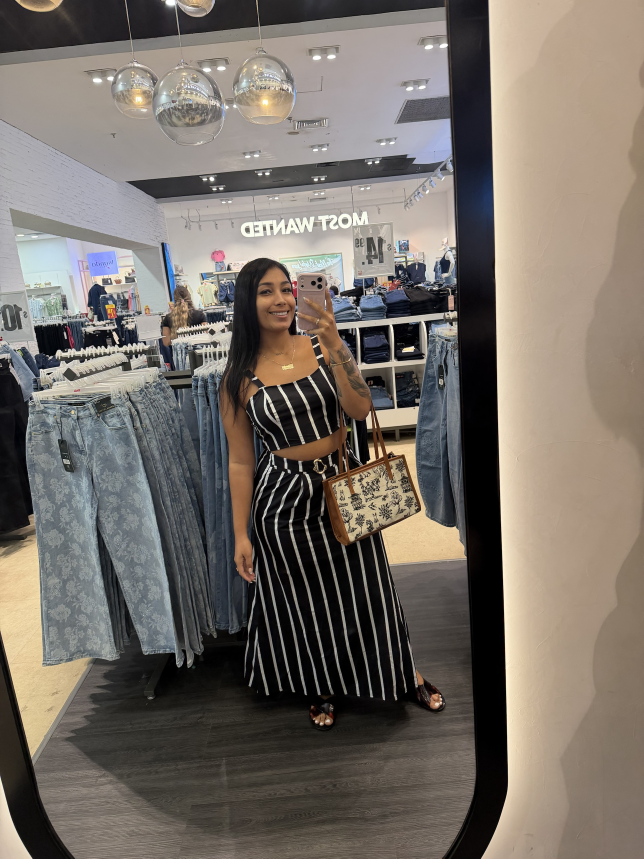
#> input picture imagenes/foto-original.jpg, 1932 x 2576 px, found by its file name (shown at 1/3 size)
$ python editar_pantalones.py
#> lines starting #> are read from the running program, lines starting #| are printed output that depends on the picture; after the words box and inside, x2 and y2 are one past the last pixel; in counts of white or black regions, pixels touching at a corner belong together
import cv2, numpy as np
src="imagenes/foto-original.jpg"
img=cv2.imread(src); h,w=img.shape[:2]
#> further down, img is the input picture: shape (2576, 1932, 3); mean B, G, R 104.5, 112.1, 119.7
#> after `h, w = img.shape[:2]`: h = 2576; w = 1932
hsv=cv2.cvtColor(img,cv2.COLOR_BGR2HSV).astype(np.float32)
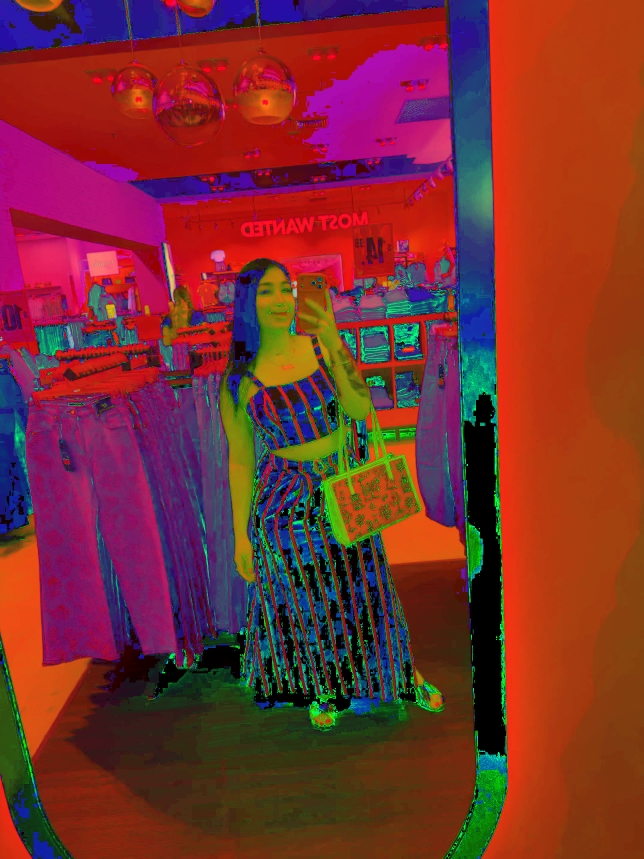
#> hsv: shape (2576, 1932, 3) float32 (shown at 1/3 size); mean B, G, R 47, 47.9, 122.4
H,S,V=hsv[...,0],hsv[...,1],hsv[...,2]
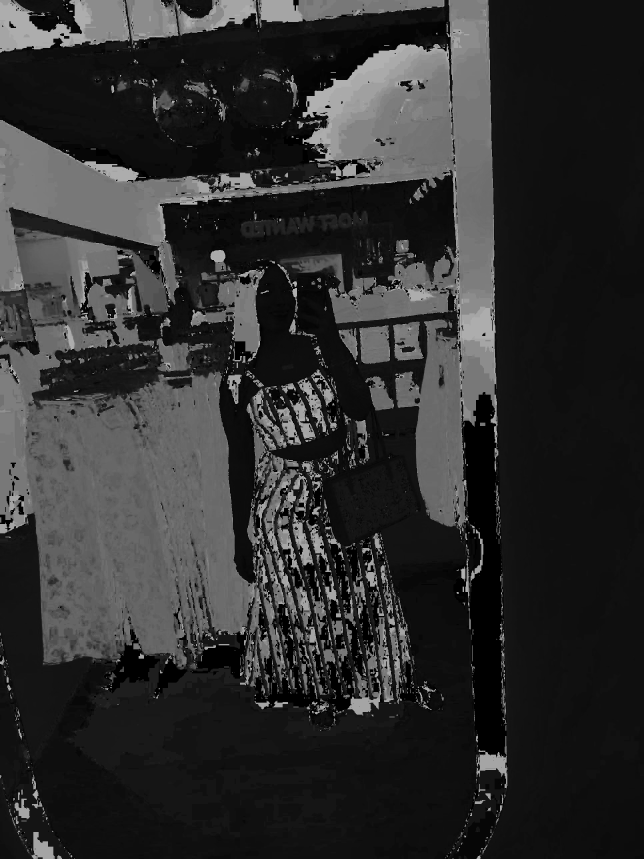
#> H: shape (2576, 1932) float32 (shown at 1/3 size); min 0, max 179, mean 46.9
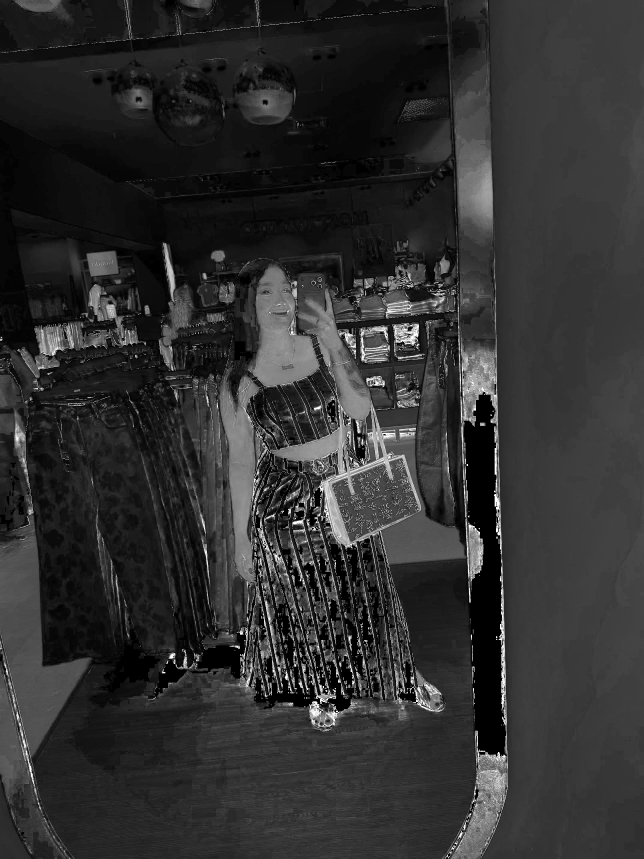
#> S: shape (2576, 1932) float32 (shown at 1/3 size); min 0, max 255, mean 47.8
blue=((H>=85)&(H<=130)&(S>=6)&(V>=30)).astype(np.uint8)*255
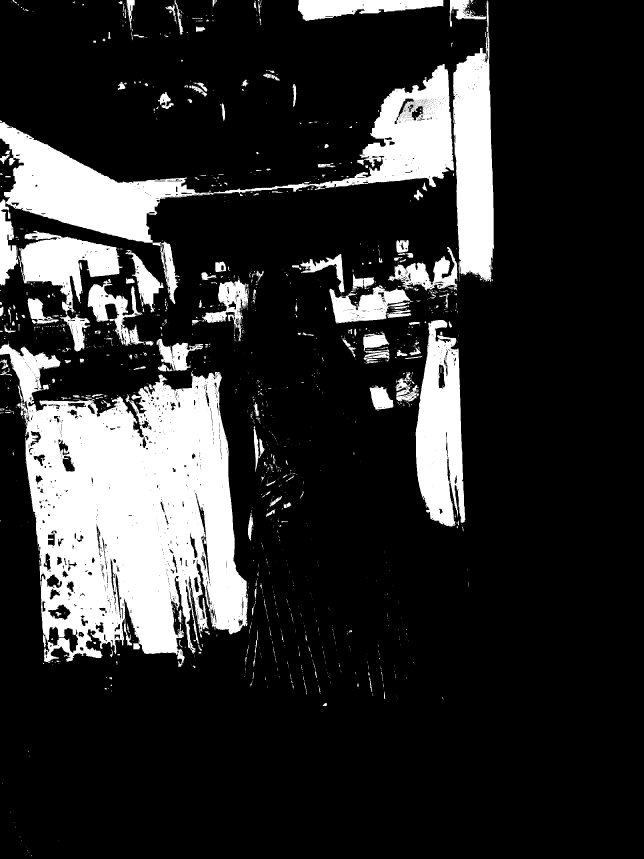
#> blue: shape (2576, 1932) (shown at 1/3 size); 18% white; 1587 white regions (1258 under 20 px), largest, box (x1, y1, x2, y2) and area: (0, 1030, 743, 2000) 419565, (0, 192, 1362, 912) 169706, (1359, 0, 1482, 846) 70699
region=np.zeros((h,w),np.uint8)
for x0,y0,x1,y1 in [(0,1000,720,2010),(1230,960,1410,1660),(960,820,1390,1250)]:
    region[y0:y1,x0:x1]=255
person=(np.array([(330,380),(455,380),(440,400),(565,400),(565,640),(605,680),(640,700),(640,830),(630,1040),(675,1060),(670,1100),(455,1105),(360,1010),(345,870),(322,700),(322,560)],np.float32)*2).astype(np.int32)
cv2.fillPoly(region,[person],0)
#> region: shape (2576, 1932); 17.1% white; 2 white regions, box (x1, y1, x2, y2) and area: (0, 1000, 719, 2010) 674863, (1131, 820, 1410, 1660) 176981
m=cv2.bitwise_and(blue,region)
#> m: shape (2576, 1932); 9.9% white; 506 white regions (403 under 20 px), largest, box (x1, y1, x2, y2) and area: (0, 1030, 707, 2000) 396078, (1247, 960, 1396, 1580) 61104, (1167, 820, 1372, 873) 5793
m=cv2.morphologyEx(m,cv2.MORPH_CLOSE,np.ones((5,5),np.uint8))
#> m: shape (2576, 1932); 10.3% white; 168 white regions (109 under 20 px), largest, box (x1, y1, x2, y2) and area: (0, 1024, 707, 2000) 412574, (1187, 959, 1396, 1580) 66678, (1164, 820, 1373, 937) 7618
m=cv2.GaussianBlur(m,(0,0),2.5).astype(np.float32)/255
new=hsv.copy()
new[...,0]=168                      # rosa
new[...,1]=np.clip(S*1.4+25,0,255)
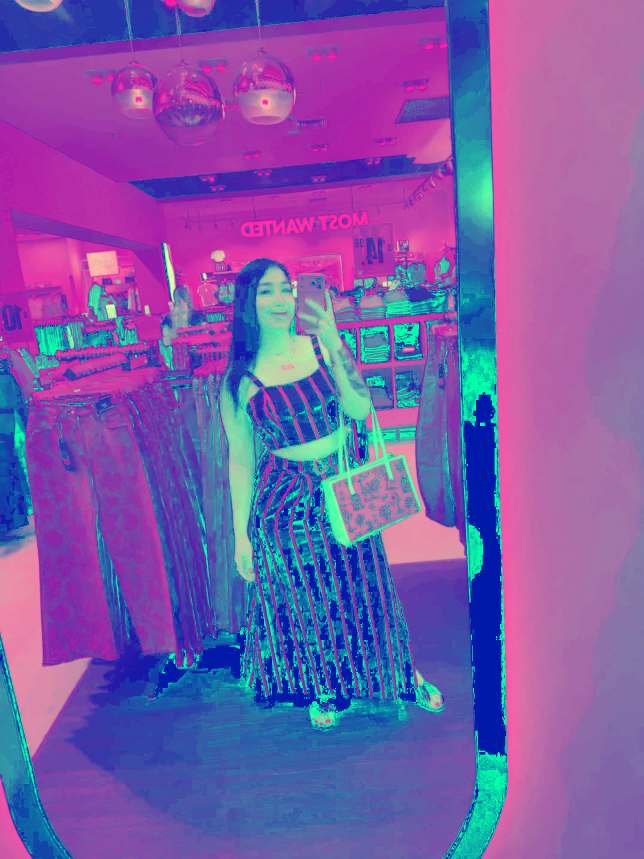
#> new: shape (2576, 1932, 3) float32 (shown at 1/3 size); mean B, G, R 172, 90, 122.4
out=cv2.cvtColor(new.astype(np.uint8),cv2.COLOR_HSV2BGR).astype(np.float32)
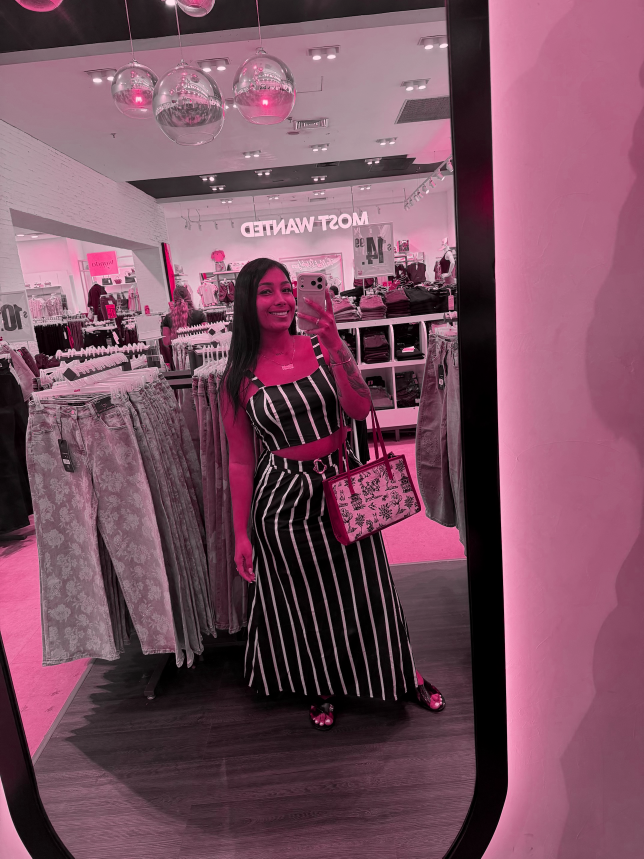
#> out: shape (2576, 1932, 3) float32 (shown at 1/3 size); mean B, G, R 96.9, 80.3, 122.4
res=img*(1-m[...,None])+out*m[...,None]
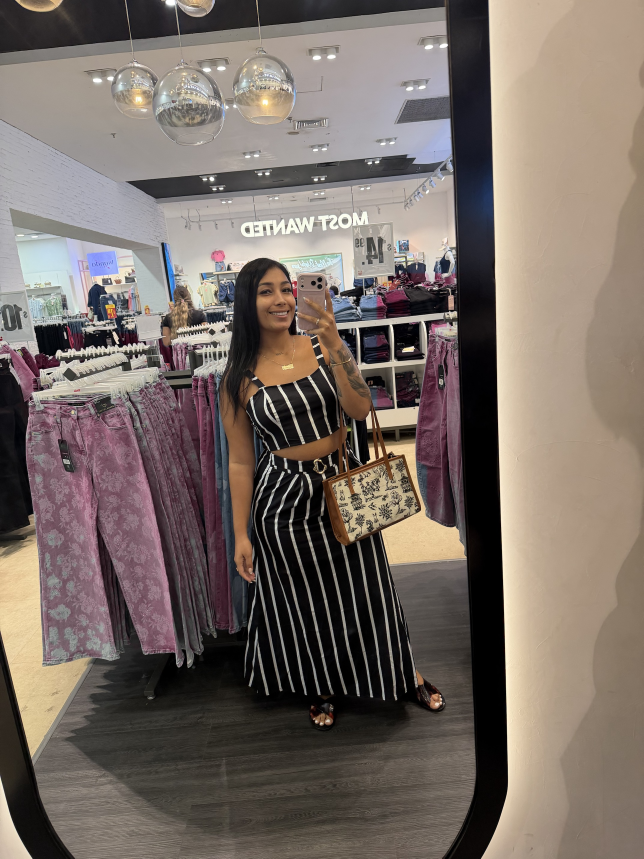
#> res: shape (2576, 1932, 3) float32 (shown at 1/3 size); mean B, G, R 102.2, 109.6, 120.6
cv2.imwrite("imagenes/foto-pantalones-rosa.jpg",res.astype(np.uint8),[cv2.IMWRITE_JPEG_QUALITY,95])
